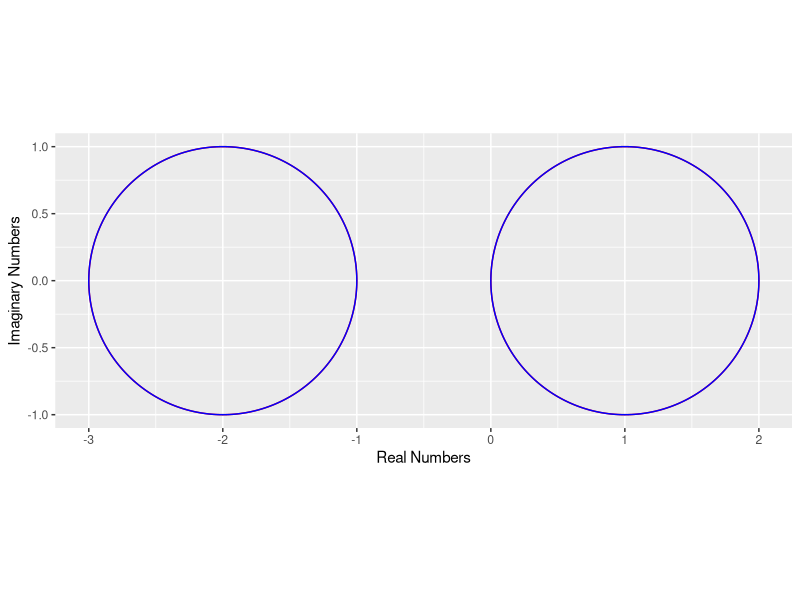
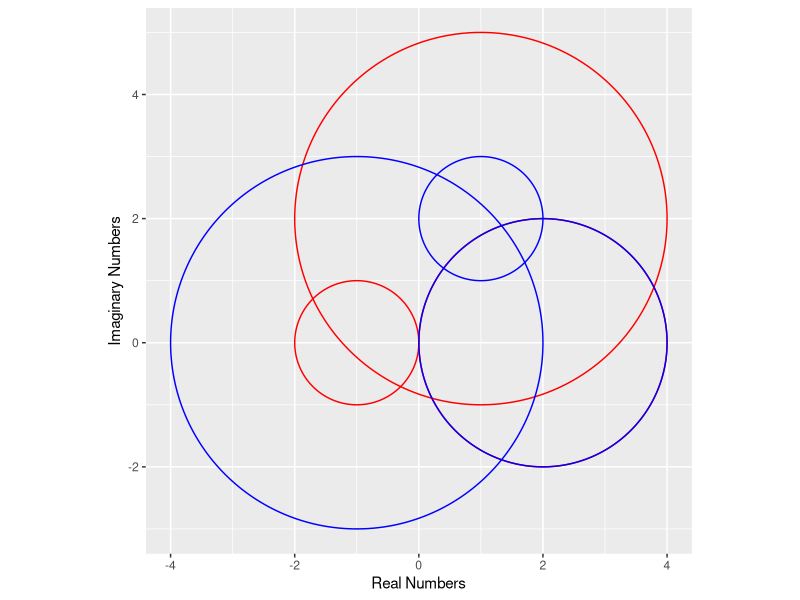
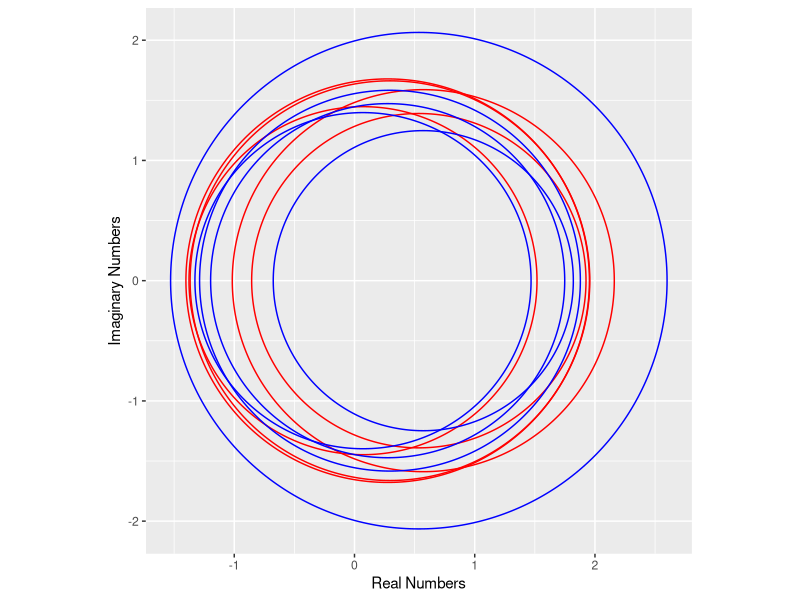
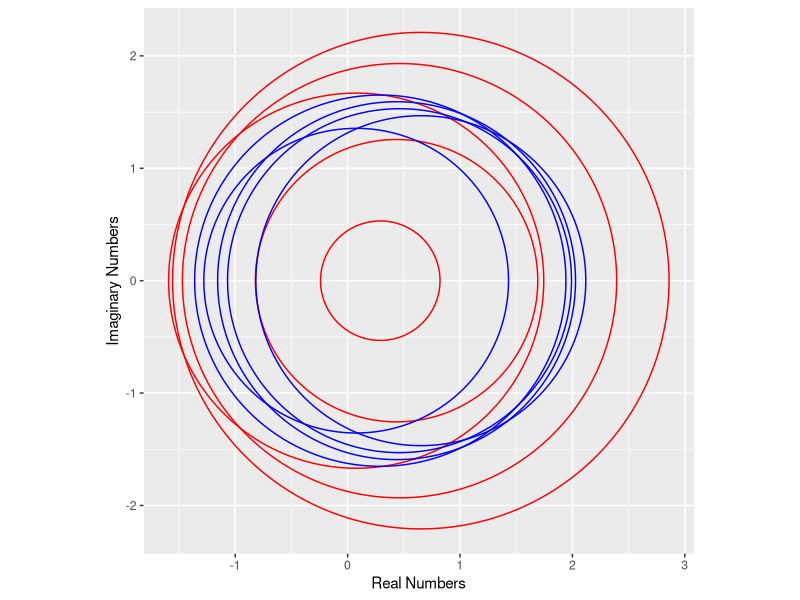

The R script that drew these images, in order:
## ---- chunk 1
deleted_row_sum = function(M){
  # ensure M is square
  if(dim(M)[1] != dim(M)[2]){
    # return error, quit function
    stop("Matrix given is not square.")
  }
  # continue
  # result is empty vector of size 'n x 1'
  res = matrix(nr=dim(M)[1], nc=1)
  for(i in 1:dim(M)[1]){
    deleted_i = 0
    # sum up all the values in ith row, excluding the ith value
    # deleted_i = sum(abs(M[i])) - abs(M[i,i])
    for(j in 1:dim(M)[1]){
      if(j != i){
        deleted_i = deleted_i + abs(M[i,j])
      } # else to do nothing
      res[i] = deleted_i
    }
  }
  return(res)
}
## ---- chunk 2
deleted_col_sum = function(M){
  # ensure M is square
  if(dim(M)[1] != dim(M)[2]){
    # return error, quit function
    stop("Matrix given is not square.")
  }
  # continue
  # result is empty vector of size 'n x 1'
  res = matrix(nr=dim(M)[1], nc=1)
  for(i in 1:dim(M)[1]){
    # sum up all the values in ith col, then cancel out ith value
    deleted_i = 0
    for(j in 1:dim(M)[1]){
      if(j != i){
        deleted_i = deleted_i + abs(M[j,i])
      } # else to do nothing
      res[i] = deleted_i
    }
    res[i] = deleted_i
  }
  return(res)
}
## ---- chunk 3
gershgorin_disks = function(M){
  # ensure M is square
  if(dim(M)[1] != dim(M)[2]){
    # return error, quit function
    stop("Matrix given is not square.")
  }
  # continue
  
  # declare return values
  row_disks = data.frame(matrix(nr=dim(M)[1],nc=2))
  col_disks = data.frame(matrix(nr=dim(M)[1],nc=2))
  colnames(row_disks) = c("center", "radius")
  colnames(col_disks) = c("center", "radius")
  
  
  # define return values
  row_disks$radius = deleted_row_sum(M)
  col_disks$radius = deleted_col_sum(M)
  
  row_disks$center = diag(M)
  col_disks$center = diag(M)
  return(list(row_disks, col_disks))
}
## ---- chunk 4
plot_gg_disks = function(M){
  # ensure M is square
  if(dim(M)[1] != dim(M)[2]){
    # return error, quit function
    stop("Matrix given is not square.")
  }
  # continue
  disks = gershgorin_disks(M)
  # print(disks)
  # plot row_disk
  
  # get data to plot
  r_x = Re(as.data.frame(disks[1])$center)
  r_y = Im(as.data.frame(disks[1])$center)
  r_r = Re(as.data.frame(disks[1])$radius)
  # * Since radius is the sum of absolute values, |i| = 1, so it's always Real
  # but, just to be sure
  c_x = Re(as.data.frame(disks[2])$center)
  c_y = Im(as.data.frame(disks[2])$center)
  c_r = Re(as.data.frame(disks[2])$radius)
  
  # construct dataframes to plot
  circ1 = data.frame(
    x = r_x,
    y = r_y,
    r = r_r
  )
  circ2 = data.frame(
    x = c_x,
    y = c_y,
    r = c_r
  )
  
  print("row disks are:")
  print(circ1)
  print("col disks are:")
  print(circ2)
  
  # plot both row and col disks
  ggplot() +
    geom_circle(aes(x0 = x, y0 = y, r = r), data=circ1, color="red") +
    geom_circle(aes(x0 = x, y0 = y, r = r), data=circ2, color="blue") +
    labs(x="Real Numbers", y="Imaginary Numbers") + coord_fixed()
  
  
}

## ---- chunk 5
normalize = function(vec){
  return(vec / sqrt(sum(vec^2)))
}
## ---- chunk 6
make_row_stochastic_matrix = function(n){
  # n x n matrix, all NA
  mat = matrix(nc=n,nr=n)
  # generate random n x 1 vectors, all normalized
  for(i in c(1:n)){
    mat[i,] = normalize(runif(n, 0, 2))
  }
  return(mat)
}
## ---- chunk 7
make_col_stochastic_matrix = function(n){
  # n x n matrix, all NA
  mat = matrix(nc=n,nr=n)
  # generate random n x 1 vectors, all normalized
  for(i in c(1:n)){
    mat[,i] = normalize(runif(n, 0, 2))
  }
  return(mat)
}
## ---- chunk 8
# ggplot2 extension package that has geom_circle in it
if (!require("ggforce")) {
    install.packages("ggforce")
    library(ggforce)
}
A = matrix(c(1, -1, 1, -2), nc=2, nr=2)
B = matrix(c(2, -1, 1i, 1, 1+2i, 0, 1, 2, -1), nc=3, nr=3)
plot_gg_disks(A)
plot_gg_disks(B)

## ---- chunk 9
S1 = make_row_stochastic_matrix(5)
S1
S2 = make_col_stochastic_matrix(5)
S2
plot_gg_disks(S1)
plot_gg_disks(S2)
